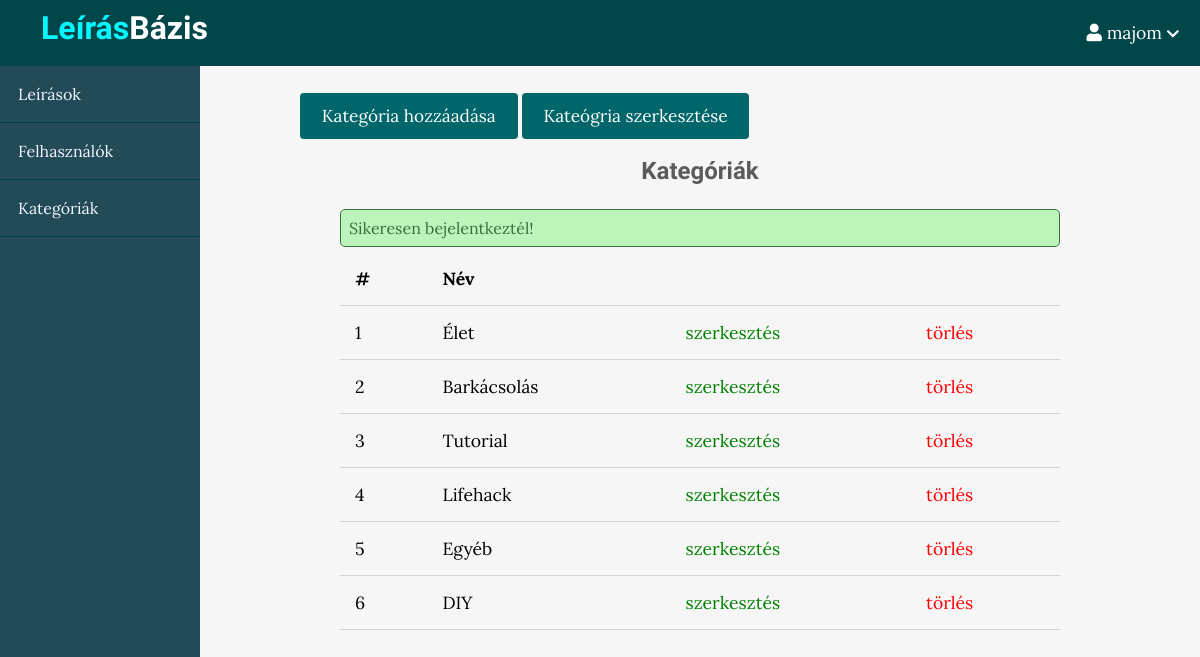
/admin/topics/index.php (signed in), run on the app's committed database.
### tables this page shows
CREATE TABLE `topics` (
  `id` int(11) NOT NULL,
  `name` varchar(100) NOT NULL,
  `description` text NOT NULL
);

### app/controllers/topics.php (called while the page is built, shortened)
<?php
include(ROOT_PATH . "/app/database/db.php");
$table = 'topics';
$topics = selectAll($table);

### app/database/db.php (called while the page is built, shortened)
<?php
require('connect.php');
function selectAll($table, $conditions = [])
{
    global $conn;
    $sql = "SELECT * FROM $table";
    if (empty($conditions)) {
        $stmt = $conn->prepare($sql);
        $stmt->execute();
        $records = $stmt->get_result()->fetch_all(MYSQLI_ASSOC);
        return $records;
    }
}

### admin/topics/index.php (the view, shortened to what this page needs)
<?php include(ROOT_PATH . "/app/controllers/topics.php");
?>
<!DOCTYPE html>
<html lang="hu">
<head>
    <link rel="stylesheet" href="https://use.fontawesome.com/releases/v5.7.2/css/all.css">
    <link rel="stylesheet" href="../../assets/css/style.css">
    <link rel="stylesheet" href="../../assets/css/admin.css">
</head>
<body>
    <?php include(ROOT_PATH . "/app/includes/adminHeader.php"); ?>
    <div class="admin-wrapper">
        <?php include(ROOT_PATH . "/app/includes/adminSidebar.php"); ?>
        <div class="admin-content">
            <div class="button-group">
                <a href="create.php" class="btn btn-big">Kategória hozzáadása</a>
                <a href="index.php" class="btn btn-big">Kateógria szerkesztése</a>
            </div>
            <div class="content">
                <h2 class="page-title">Kategóriák</h2>
                <?php include(ROOT_PATH . "/app/includes/messages.php"); ?>
                <table>
                    <thead>
                        <th>#</th>
                        <th>Név</th>
                        <th colspan="2"></th>
                    </thead>
                    <tbody>
                        <?php foreach ($topics as $key => $topic) : ?>
                            <tr>
                                <td><?php echo $key + 1; ?></td>
                                <td><?php echo $topic['name']; ?></td>
                                <td><a href="edit.php?id=<?php echo $topic['id']; ?>" class="edit">szerkesztés</a></td>
                                <td><a href="index.php?del_id=<?php echo $topic['id']; ?>" class="delete">törlés</a></td>
                            </tr>
                        <?php endforeach; ?>
                    </tbody>
                </table>
            </div>
        </div>
    </div>
</body>
</html>

### assets/css/style.css (style rules this page uses)
* { box-sizing: border-box; }
html, body { height: 100%; padding: 0px; margin: 0px; background: #f6f6f6; font-family: "Lora", serif; }
h1, h2, h3, h4, h5, h6 { font-family: "Candal", serif; color: #5c5b5b; margin: 5px; }
a { text-decoration: none; color: inherit; }
.btn { padding: 0.5rem 1rem; background: #006669; color: white; border: 1px solid transparent; border-radius: 0.25rem; font-size: 1.08em; font-family: "Lora", serif; }
.btn-big { padding: 0.7rem 1.3rem; line-height: 1.3rem; }
.content { width: 90%; margin: 30px auto 30px; }

### assets/css/admin.css (style rules this page uses)
.admin-wrapper { display: flex; height: calc(100% - 66px); }
.admin-wrapper .admin-content { flex: 8; height: 100%; padding: 40px 100px 100px; overflow-y: scroll; }
.admin-content .page-title { text-align: center; margin-bottom: 1.5rem; }
table { width: 100%; border-collapse: collapse; font-size: 1.1rem; }
th, td { padding: 15px; text-align: left; border-bottom: 1px solid #d3d3d3; }
.edit { color: green; }
.delete { color: red; }

### data on the page
topics: name "Élet"
topics: name "Barkácsolás"
topics: name "Tutorial"
topics: name "Lifehack"
topics: name "Egyéb"
topics: name "DIY"

### other printed values
$_SESSION['username'] "majom"
$_SESSION['message'] "Sikeresen bejelentkeztél!"
